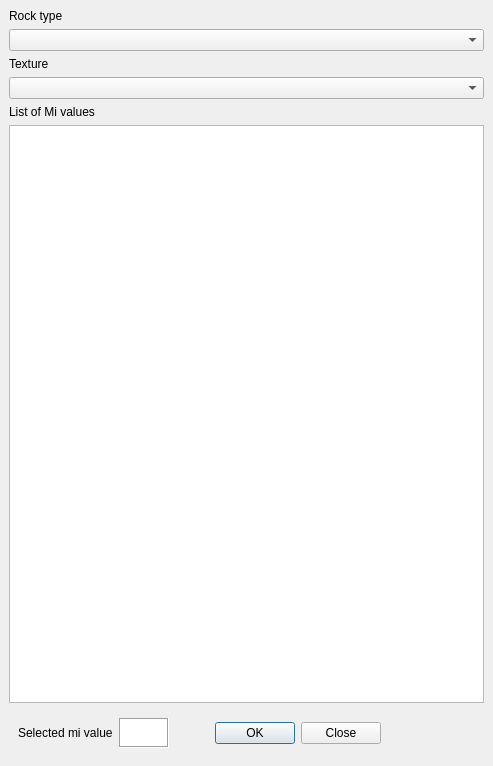
<?xml version="1.0" encoding="UTF-8"?>
<ui version="4.0">
 <class>pickMi</class>
 <widget class="QMainWindow" name="pickMi">
  <property name="geometry">
   <rect>
    <x>0</x>
    <y>0</y>
    <width>493</width>
    <height>766</height>
   </rect>
  </property>
  <property name="windowTitle">
   <string>Pick mi value</string>
  </property>
  <widget class="QWidget" name="centralwidget">
   <layout class="QVBoxLayout" name="verticalLayout">
    <item>
     <widget class="QLabel" name="rockLabel">
      <property name="text">
       <string>Rock type</string>
      </property>
     </widget>
    </item>
    <item>
     <widget class="QComboBox" name="rockCombo"/>
    </item>
    <item>
     <widget class="QLabel" name="textureLabel">
      <property name="text">
       <string>Texture</string>
      </property>
     </widget>
    </item>
    <item>
     <widget class="QComboBox" name="textureCombo"/>
    </item>
    <item>
     <widget class="QLabel" name="miLabel">
      <property name="text">
       <string>List of Mi values</string>
      </property>
     </widget>
    </item>
    <item>
     <widget class="QListWidget" name="miList"/>
    </item>
    <item>
     <widget class="QWidget" name="formWidget" native="true">
      <property name="enabled">
       <bool>true</bool>
      </property>
      <property name="sizePolicy">
       <sizepolicy hsizetype="Fixed" vsizetype="Fixed">
        <horstretch>0</horstretch>
        <verstretch>0</verstretch>
       </sizepolicy>
      </property>
      <layout class="QGridLayout" name="gridLayout">
       <property name="sizeConstraint">
        <enum>QLayout::SetDefaultConstraint</enum>
       </property>
       <item row="0" column="1">
        <widget class="QTextEdit" name="miBox">
         <property name="sizePolicy">
          <sizepolicy hsizetype="Minimum" vsizetype="Expanding">
           <horstretch>0</horstretch>
           <verstretch>0</verstretch>
          </sizepolicy>
         </property>
         <property name="maximumSize">
          <size>
           <width>50</width>
           <height>30</height>
          </size>
         </property>
         <property name="baseSize">
          <size>
           <width>0</width>
           <height>0</height>
          </size>
         </property>
         <property name="frameShape">
          <enum>QFrame::Box</enum>
         </property>
         <property name="verticalScrollBarPolicy">
          <enum>Qt::ScrollBarAlwaysOff</enum>
         </property>
         <property name="readOnly">
          <bool>false</bool>
         </property>
        </widget>
       </item>
       <item row="0" column="3">
        <widget class="QDialogButtonBox" name="buttonBox">
         <property name="standardButtons">
          <set>QDialogButtonBox::Close|QDialogButtonBox::Ok</set>
         </property>
        </widget>
       </item>
       <item row="0" column="0">
        <widget class="QLabel" name="miValue">
         <property name="text">
          <string>Selected mi value</string>
         </property>
         <property name="alignment">
          <set>Qt::AlignLeading|Qt::AlignLeft|Qt::AlignVCenter</set>
         </property>
        </widget>
       </item>
       <item row="0" column="2">
        <spacer name="horizontalSpacer">
         <property name="orientation">
          <enum>Qt::Horizontal</enum>
         </property>
         <property name="sizeHint" stdset="0">
          <size>
           <width>40</width>
           <height>20</height>
          </size>
         </property>
        </spacer>
       </item>
      </layout>
     </widget>
    </item>
   </layout>
  </widget>
 </widget>
 <resources/>
 <connections/>
</ui>
